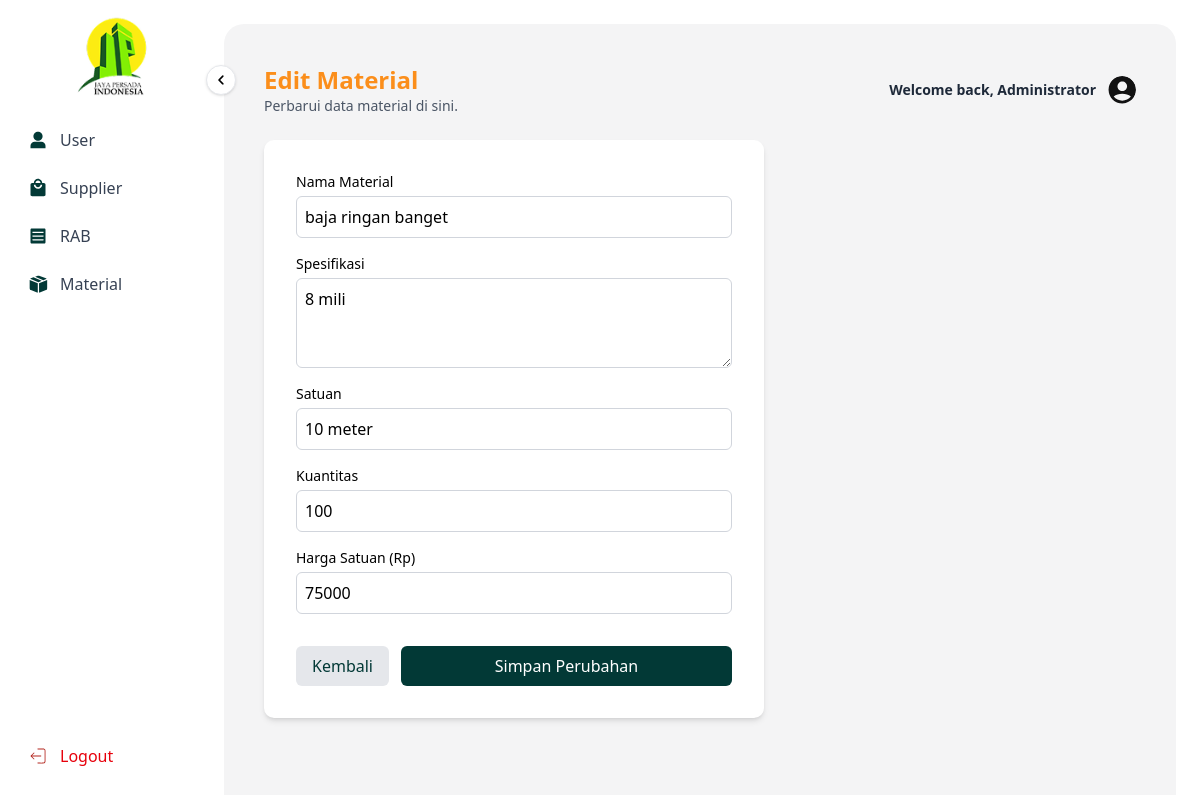
Screenshot of /src/views/detailmaterial.php?id=1 (signed in) with the database file from the repository.
### tables this page shows
CREATE TABLE `material` (
  `id_material` int(11) NOT NULL,
  `id_user` int(11) DEFAULT NULL,
  `name` varchar(100) DEFAULT NULL,
  `specification` text DEFAULT NULL,
  `unit` varchar(20) DEFAULT NULL,
  `quantity` int(11) DEFAULT NULL,
  `price` int(11) DEFAULT NULL
);

### src/views/detailmaterial.php (the view, shortened to what this page needs)
<?php
include '../partials/sidebar.php';
include '../config/database.php';
$id_user = intval($_SESSION['id_user']);
$role = $_SESSION['role'];
$id = isset($_GET['id']) ? intval($_GET['id']) : 0;
if ($role === 'admin') {
    $query = mysqli_query($conn, "SELECT * FROM material WHERE id_material = $id");
} else {
    $query = mysqli_query($conn, "SELECT * FROM material WHERE id_material = $id AND id_user = $id_user");
}
$material = mysqli_fetch_assoc($query);
?>
<!DOCTYPE html>
<html lang="id">
<head>
  <link href="../assets/css/output.css" rel="stylesheet">
</head>
<body class="bg-white">
<main id="main-content"
      class="ml-56 mt-[24px] mb-[24px] mr-[24px] transition-all duration-300 ease-in-out p-[40px] min-h-screen bg-zinc-100 rounded-[20px]">
  <div class="flex items-center justify-between mb-6">
    <div>
      <h1 class="text-2xl font-semibold text-[#FB8E1B]">Edit Material</h1>
      <p class="text-sm text-gray-600">
        Perbarui data material di sini.
      </p>
    </div>
    <div class="flex items-center gap-3">
      <p class="text-sm font-semibold text-gray-800">
        Welcome back, <?= htmlspecialchars($_SESSION['nama']) ?>
      </p>
      <img src="../assets/image/profile.svg" alt="Profile Icon" class="w-7 h-7 rounded-full cursor-pointer">
    </div>
  </div>
  <div class="bg-white w-[500px] p-8 rounded-[10px] shadow-md">
    <form method="POST" class="flex flex-col gap-4">
      <div>
        <label class="block text-sm font-medium mb-1">Nama Material</label>
        <input type="text" name="name" value="<?= htmlspecialchars($material['name']) ?>" required
               class="w-full border border-gray-300 rounded-md p-2 focus:ring-2 focus:ring-[#023936] outline-none">
      </div>
      <div>
        <label class="block text-sm font-medium mb-1">Spesifikasi</label>
        <textarea name="specification" rows="3"
                  class="w-full border border-gray-300 rounded-md p-2 focus:ring-2 focus:ring-[#023936] outline-none"><?= htmlspecialchars($material['specification']) ?></textarea>
      </div>
      <div>
        <label class="block text-sm font-medium mb-1">Satuan</label>
        <input type="text" name="unit" value="<?= htmlspecialchars($material['unit']) ?>" required
               class="w-full border border-gray-300 rounded-md p-2 focus:ring-2 focus:ring-[#023936] outline-none">
      </div>
      <div>
        <label class="block text-sm font-medium mb-1">Kuantitas</label>
        <input type="number" name="quantity" value="<?= htmlspecialchars($material['quantity']) ?>"
               class="w-full border border-gray-300 rounded-md p-2 focus:ring-2 focus:ring-[#023936] outline-none" min="0">
      </div>
      <div>
        <label class="block text-sm font-medium mb-1">Harga Satuan (Rp)</label>
        <input type="number" name="price" value="<?= htmlspecialchars($material['price']) ?>"
               class="w-full border border-gray-300 rounded-md p-2 focus:ring-2 focus:ring-[#023936] outline-none" min="0">
      </div>
      <div class="mt-4 flex gap-3">
        <a href="material.php"
           class="bg-gray-200 text-[#023936] font-medium px-4 py-2 rounded-md hover:bg-gray-300 transition">
          Kembali
        </a>
        <button type="submit" name="update"
                class="bg-[#023936] text-white font-medium px-4 py-2 rounded-md hover:bg-[#035949] transition flex-1">
          Simpan Perubahan
        </button>
      </div>
    </form>
  </div>
</main>
</body>
</html>

### rows the page displays
material: name "baja ringan banget", specification "8 mili", unit "10 meter", quantity "100", price "75000"

### other values shown
$item['label'] "User"
$item['label'] "Supplier"
$item['label'] "RAB"
$item['label'] "Material"
$_SESSION['nama'] "Administrator"
